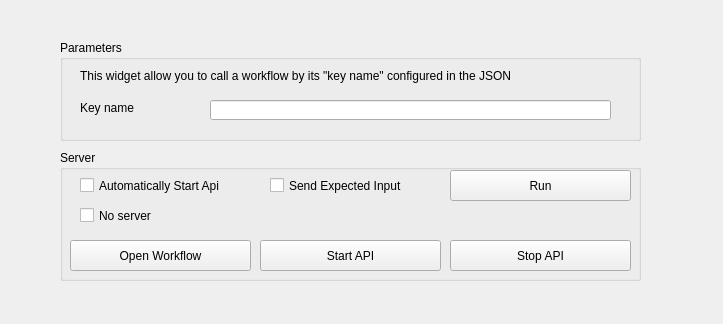
<?xml version="1.0" encoding="UTF-8"?>
<ui version="4.0">
 <class>Form</class>
 <widget class="QWidget" name="Form">
  <property name="geometry">
   <rect>
    <x>0</x>
    <y>0</y>
    <width>723</width>
    <height>324</height>
   </rect>
  </property>
  <property name="windowTitle">
   <string>Form</string>
  </property>
  <widget class="QGroupBox" name="groupBox">
   <property name="geometry">
    <rect>
     <x>60</x>
     <y>40</y>
     <width>581</width>
     <height>101</height>
    </rect>
   </property>
   <property name="title">
    <string>Parameters</string>
   </property>
   <widget class="QLabel" name="label_2">
    <property name="geometry">
     <rect>
      <x>20</x>
      <y>60</y>
      <width>141</width>
      <height>16</height>
     </rect>
    </property>
    <property name="text">
     <string>Key name</string>
    </property>
   </widget>
   <widget class="QLineEdit" name="KeyName">
    <property name="geometry">
     <rect>
      <x>150</x>
      <y>60</y>
      <width>401</width>
      <height>20</height>
     </rect>
    </property>
   </widget>
   <widget class="QLabel" name="label">
    <property name="geometry">
     <rect>
      <x>20</x>
      <y>20</y>
      <width>531</width>
      <height>31</height>
     </rect>
    </property>
    <property name="text">
     <string>This widget allow you to call a workflow by its &quot;key name&quot; configured in the JSON</string>
    </property>
   </widget>
  </widget>
  <widget class="QGroupBox" name="groupBox_2">
   <property name="geometry">
    <rect>
     <x>60</x>
     <y>150</y>
     <width>581</width>
     <height>131</height>
    </rect>
   </property>
   <property name="title">
    <string>Server</string>
   </property>
   <widget class="QPushButton" name="pushButton_start">
    <property name="enabled">
     <bool>true</bool>
    </property>
    <property name="geometry">
     <rect>
      <x>200</x>
      <y>90</y>
      <width>181</width>
      <height>31</height>
     </rect>
    </property>
    <property name="text">
     <string>Start API</string>
    </property>
   </widget>
   <widget class="QPushButton" name="pushButton_openworkflow">
    <property name="enabled">
     <bool>true</bool>
    </property>
    <property name="geometry">
     <rect>
      <x>10</x>
      <y>90</y>
      <width>181</width>
      <height>31</height>
     </rect>
    </property>
    <property name="text">
     <string>Open Workflow</string>
    </property>
    <property name="checkable">
     <bool>false</bool>
    </property>
   </widget>
   <widget class="QPushButton" name="pushButton_stop">
    <property name="enabled">
     <bool>true</bool>
    </property>
    <property name="geometry">
     <rect>
      <x>390</x>
      <y>90</y>
      <width>181</width>
      <height>31</height>
     </rect>
    </property>
    <property name="text">
     <string>Stop API</string>
    </property>
   </widget>
   <widget class="QCheckBox" name="checkBox_start">
    <property name="enabled">
     <bool>true</bool>
    </property>
    <property name="geometry">
     <rect>
      <x>20</x>
      <y>20</y>
      <width>151</width>
      <height>31</height>
     </rect>
    </property>
    <property name="text">
     <string>Automatically Start Api</string>
    </property>
   </widget>
   <widget class="QCheckBox" name="checkBox_expected_input">
    <property name="enabled">
     <bool>true</bool>
    </property>
    <property name="geometry">
     <rect>
      <x>210</x>
      <y>20</y>
      <width>191</width>
      <height>31</height>
     </rect>
    </property>
    <property name="text">
     <string>Send Expected Input </string>
    </property>
   </widget>
   <widget class="QPushButton" name="pushButton_start_workflow">
    <property name="enabled">
     <bool>true</bool>
    </property>
    <property name="geometry">
     <rect>
      <x>390</x>
      <y>20</y>
      <width>181</width>
      <height>31</height>
     </rect>
    </property>
    <property name="text">
     <string>Run</string>
    </property>
   </widget>
   <widget class="QCheckBox" name="checkBox_no_server">
    <property name="enabled">
     <bool>true</bool>
    </property>
    <property name="geometry">
     <rect>
      <x>20</x>
      <y>50</y>
      <width>151</width>
      <height>31</height>
     </rect>
    </property>
    <property name="text">
     <string>No server</string>
    </property>
   </widget>
  </widget>
 </widget>
 <resources/>
 <connections/>
</ui>
